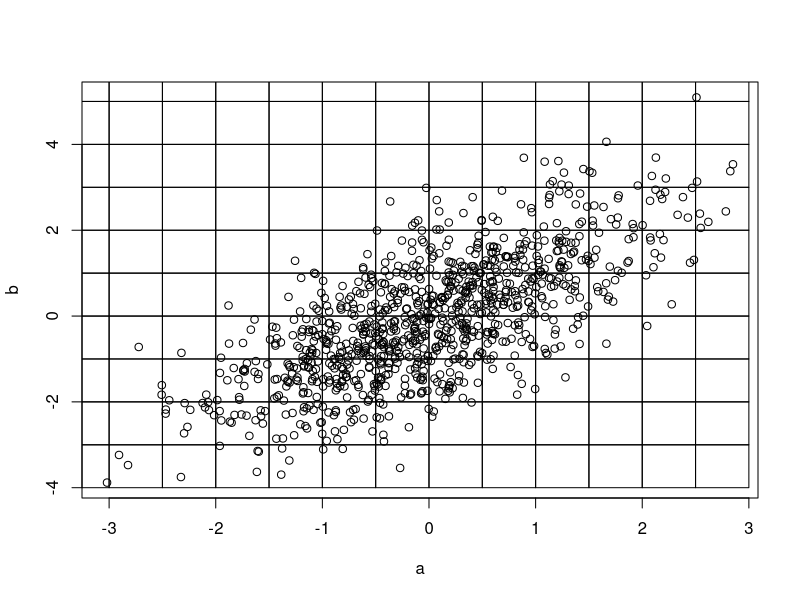

The R script that drew this image:
# Christopher L. Simons, 2013

n_points <- 1000

#png("test.png")

within <- function(x, lower, upper) {
    return((x > lower) && (x < upper))
}

a <- rnorm(n_points)
b <- a + rnorm(n_points)

breaks_a <- hist(a, plot=FALSE)$breaks
breaks_b <- hist(b, plot=FALSE)$breaks

bins_a <- list()
for (i in 1:(length(breaks_a) - 1)) { # for each bin number ...
    bin_current <- c()
    for (j in 1:length(a)) { # for each data point number ...
        if (within(a[j], breaks_a[i], breaks_a[i + 1])) { # if within bin range
            bin_current[(length(bin_current) + 1)] <- a[j]
        }
    }
    bins_a[[i]] <- bin_current
}

bins_b <- list()
for (i in 1:(length(breaks_b) - 1)) { # for each bin number ...
    bin_current <- c()
    for (j in 1:length(b)) { # for each data point number ...
        if (within(b[j], breaks_b[i], breaks_b[i + 1])) { # if within bin range
            bin_current[(length(bin_current) + 1)] <- b[j]
        }
    }
    bins_b[[i]] <- bin_current
}

plot(a, b)

for (i in 1:(length(breaks_a) - 1)) {
    for (j in 1:(length(breaks_b) - 1)) {
        # Polygon for each cell =
        # { (lo-i, lo-j), (up-i, lo-j),
        #   (up-i, up-j), (lo-i, up-j), (lo-i, lo-j) }
        coords_x <- c()
        coords_x[length(coords_x) + 1] <- breaks_a[i]
        coords_x[length(coords_x) + 1] <- breaks_a[i + 1]
        coords_x[length(coords_x) + 1] <- breaks_a[i + 1]
        coords_x[length(coords_x) + 1] <- breaks_a[i]
        coords_x[length(coords_x) + 1] <- breaks_a[i]
        coords_y <- c()
        coords_y[length(coords_y) + 1] <- breaks_b[j]
        coords_y[length(coords_y) + 1] <- breaks_b[j]
        coords_y[length(coords_y) + 1] <- breaks_b[j + 1]
        coords_y[length(coords_y) + 1] <- breaks_b[j + 1]
        coords_y[length(coords_y) + 1] <- breaks_b[j]
        polygon(coords_x, coords_y)
    }
}

#dev.off()
